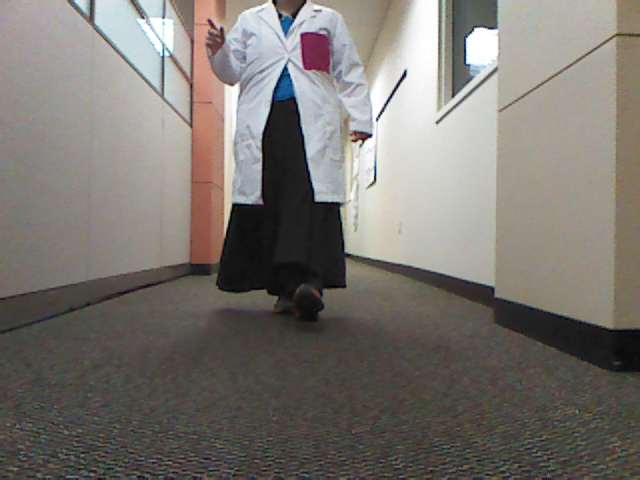
#> input picture test.jpg, 640 x 480 px
$ python cd.py   (Python 2 division)
#> lines starting #> are read from the running program, lines starting #| are printed output that depends on the picture; after the words box and inside, x2 and y2 are one past the last pixel; in counts of white or black regions, pixels touching at a corner belong together
import cv2
import numpy as np
from datetime import datetime

def colorDetector():
	startTime = datetime.now()
	img = cv2.imread('test.jpg')
#> img is the input picture: shape (480, 640, 3); mean B, G, R 112.5, 118, 122.2
	hsvImg = cv2.cvtColor(img, cv2.COLOR_BGR2HSV)
#> hsvImg: shape (480, 640, 3); mean H, S, V 39.8, 32, 124.6

	orgHeight, orgWidth = img.shape[:2]
#> orgHeight = 480; orgWidth = 640

	hsvLow = np.array([158, 130, 100], np.uint8)
	hsvHigh = np.array([173, 185, 135], np.uint8)
	frame_threshed = cv2.inRange(hsvImg, hsvLow, hsvHigh)
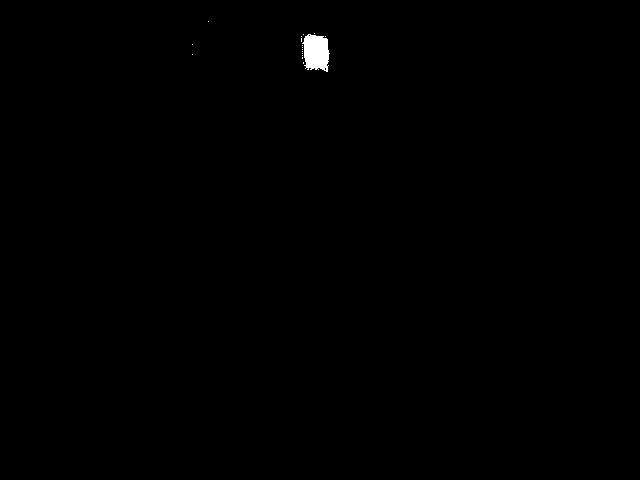
#> frame_threshed: shape (480, 640); 0.27% white; 17 white regions (16 under 20 px), largest, box (x1, y1, x2, y2) and area: (302, 34, 330, 72) 800

	#cv2.imwrite('threshold.jpg', frame_threshed)
	#simpleImg = cv2.imread('threshold.jpg')

	scaleBy = 0.5

	small = cv2.resize(frame_threshed, (0,0), fx=scaleBy, fy=scaleBy)
	cv2.imwrite('threshold-small.jpg', small)
	smallImg = cv2.imread('threshold-small.jpg')
#> smallImg: shape (240, 320, 3); min 0, max 255, mean 0.7
	height, width = smallImg.shape[:2]
#> height = 240; width = 320

	numWhite = 0
	heightSum = 0
	widthSum = 0
	for h in range (0, height):
		for w in range (0, width):
			if smallImg[h,w][0] == 255:
				numWhite+=1
				heightSum += h
				widthSum += w
#> after the loop, heightSum = 2874; numWhite = 112; widthSum = 17673

	avgHeight = heightSum/numWhite
#> avgHeight = 25
	avgWidth = widthSum/numWhite
#> avgWidth = 157

	scaleToOriginal = int(1.0/scaleBy)

	centerPoint = (avgHeight*scaleToOriginal,avgWidth*scaleToOriginal)
#> centerPoint = (50, 314)

	angleOfPatch = round(((avgWidth/float(width))*57 - 28.5),3)
#> angleOfPatch = -0.534


	print "Time: " + str(datetime.now() - startTime)
	toReturn = []
	toReturn.append(centerPoint)
	toReturn.append(angleOfPatch)
	print "the answer is: " + str(toReturn)
#| the answer is: [(50, 314), -0.534]
	return toReturn
colorDetector()
